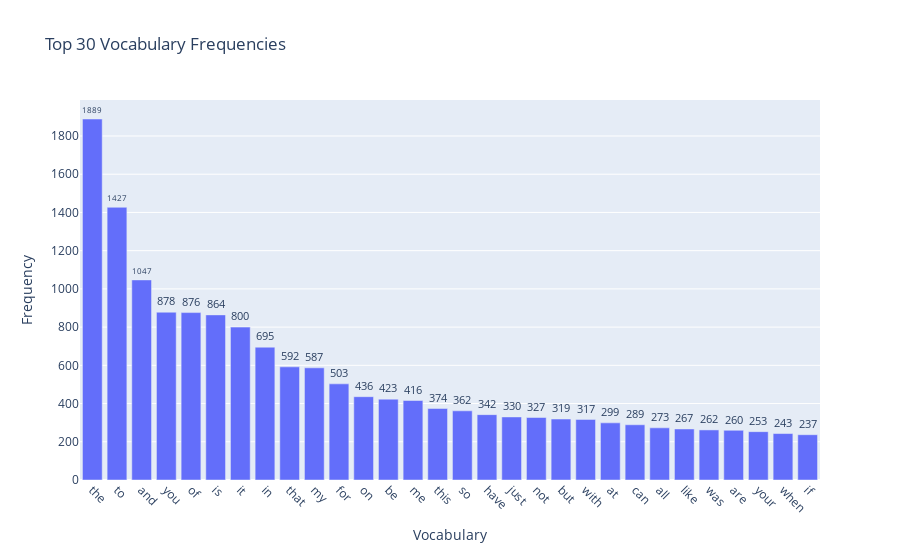

Notebook cell for this chart:
### Code cell
### Begin Assignment Here

# https://blog.csdn.net/weixin_38278334/article/details/82320307

count_vect = CountVectorizer()
X_counts = count_vect.fit_transform(total_df["text"]) # learn the vocabulary and return document-term matrix
print(X_counts.shape)
print(count_vect.get_feature_names_out())
print(len(count_vect.get_feature_names_out()))
# 3960個documents中，共有10115種詞彙

# Using this method will be faster because the time complexity of the original method may be O(n^2).
term_frequencies = np.asarray(X_counts.sum(axis=0))[0]
indices_of_top_30 = sorted(range(len(term_frequencies)), key=lambda i: term_frequencies[i], reverse=True)[:30]

data = pd.DataFrame({
    'Vocabulary': count_vect.get_feature_names_out()[indices_of_top_30],
    'Frequency': term_frequencies[indices_of_top_30]
})

data = data.sort_values(by='Frequency', ascending=False)
fig = px.bar(data, x='Vocabulary', y='Frequency', text = 'Frequency', title='Top {} Vocabulary Frequencies'.format(30))
fig.update_traces(texttemplate = '%{text}', textposition = 'outside')
fig.update_layout(xaxis_tickangle = 45)
fig.show()

# by -> According to this to sort.
# ascendinf -> False:From big to little.

### Figure 1 — Plotly figure (JSON) as saved in the notebook; plotly's stock layout.template omitted (floating-point values rounded to 4 significant figures)
{"data": [{"alignmentgroup": "True", "hovertemplate": "Vocabulary=%{x}<br>Frequency=%{text}<extra></extra>", "legendgroup": "", "marker": {"color": "#636efa", "pattern": {"shape": ""}}, "name": "", "offsetgroup": "", "orientation": "v", "showlegend": false, "text": [1889, 1427, 1047, 878, 876, 864, 800, 695, 592, 587, 503, 436, 423, 416, 374, 362, 342, 330, 327, 319, 317, 299, 289, 273, 267, 262, 260, 253, 243, 237], "textposition": "outside", "texttemplate": "%{text}", "type": "bar", "x": ["the", "to", "and", "you", "of", "is", "it", "in", "that", "my", "for", "on", "be", "me", "this", "so", "have", "just", "not", "but", "with", "at", "can", "all", "like", "was", "are", "your", "when", "if"], "xaxis": "x", "y": [1889, 1427, 1047, 878, 876, 864, 800, 695, 592, 587, 503, 436, 423, 416, 374, 362, 342, 330, 327, 319, 317, 299, 289, 273, 267, 262, 260, 253, 243, 237], "yaxis": "y"}], "layout": {"barmode": "relative", "legend": {"tracegroupgap": 0}, "title": {"text": "Top 30 Vocabulary Frequencies"}, "xaxis": {"anchor": "y", "domain": [0, 1], "tickangle": 45, "title": {"text": "Vocabulary"}}, "yaxis": {"anchor": "x", "domain": [0, 1], "title": {"text": "Frequency"}}}}
